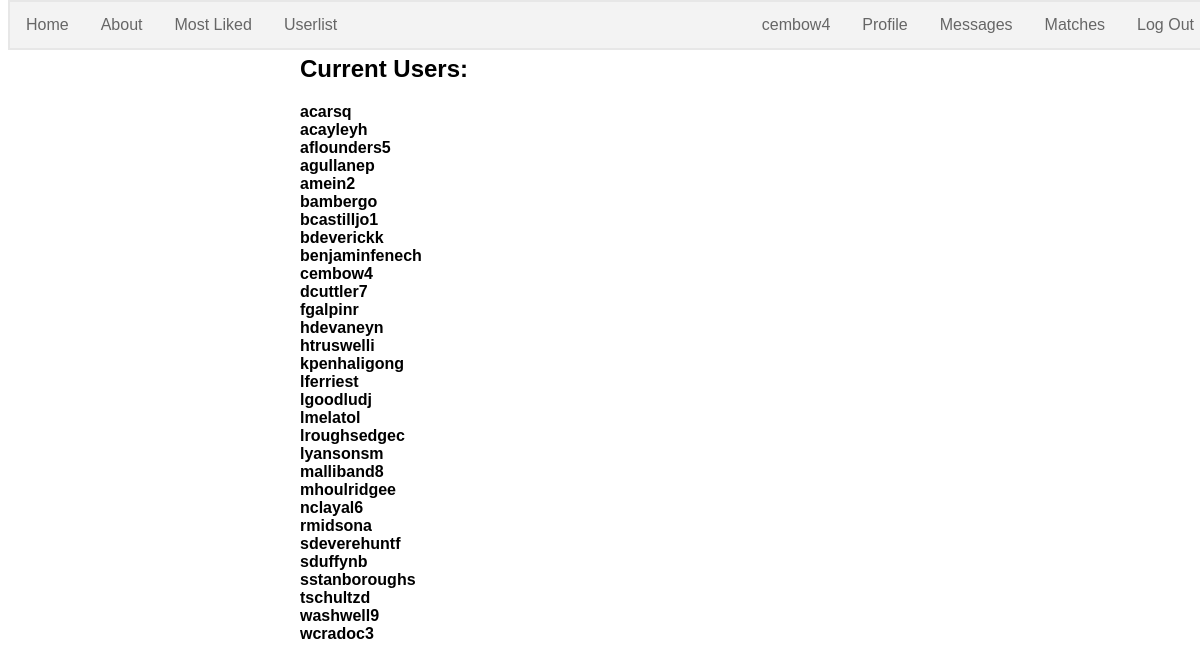
/userlist.php (signed in), run on the app's committed database.
### tables this page shows
CREATE TABLE user (
id INT NOT NULL AUTO_INCREMENT,
username VARCHAR(30) NOT NULL,
email VARCHAR(30) NOT NULL,
password VARCHAR(255) NOT NULL,
profile VARCHAR(200) NOT NULL,
photo_url VARCHAR(100) NOT NULL,
PRIMARY KEY (id) );

### userlist.php (the view, shortened to what this page needs)
<?php
require('db.php');
include("mainnav.php");
?>
<!DOCTYPE html>
<html>
<head>
<link rel="stylesheet" href="css/style.css" />
</head>
<body>
<div class="form">
<h2>Current Users:</h2>
<?php
$sql = "SELECT * FROM user ORDER BY username";
$result = mysqli_query($con,$sql);
while ($row = mysqli_fetch_array($result)) {
    $username = $row['username'];
    echo "<b>" . $username . "</b><br>";
}
?>
</div>
</body>
</html>

### css/style.css (style rules this page uses)
body { font-family:Arial, Sans-Serif; }
.form { width: 600px; margin: 0 auto; }
body { margin-top: 55px; }

### data on the page
user: username "acarsq"
user: username "acayleyh"
user: username "aflounders5"
user: username "agullanep"
user: username "amein2"
user: username "bambergo"
user: username "bcastilljo1"
user: username "bdeverickk"
user: username "benjaminfenech"
user: username "cembow4"
user: username "dcuttler7"
user: username "fgalpinr"
user: username "hdevaneyn"
user: username "htruswelli"
user: username "kpenhaligong"
user: username "lferriest"
user: username "lgoodludj"
user: username "lmelatol"
user: username "lroughsedgec"
user: username "lyansonsm"
user: username "malliband8"
user: username "mhoulridgee"
user: username "nclayal6"
user: username "rmidsona"
user: username "sdeverehuntf"
user: username "sduffynb"
user: username "sstanboroughs"
user: username "tschultzd"
user: username "washwell9"
user: username "wcradoc3"

### other printed values
$_SESSION['username'] "cembow4"
